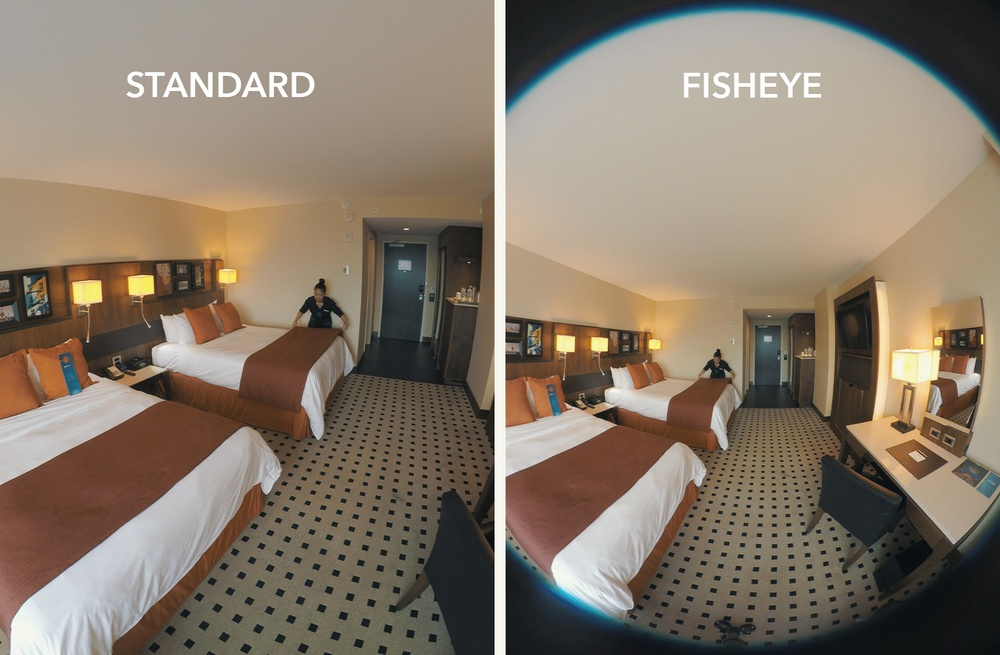
#> input picture Hector/imageTransform/fisheye_004.jpg, 1000 x 655 px, shrunk from 1650 x 1080 before the run, found by its file name
$ python tutorial.py
#> lines starting #> are read from the running program, lines starting #| are printed output that depends on the picture
import cv2
import numpy as np

assert float(cv2.__version__.rsplit('.', 1)[0]) >= 3, 'OpenCV version 3 or newer required.'

K = np.array([[  689.21,     0.  ,  1295.56],
              [    0.  ,   690.48,   942.17],
              [    0.  ,     0.  ,     1.  ]])

# zero distortion coefficients work well for this image
D = np.array([0., 0., 0., 0.])

# use Knew to scale the output
Knew = K.copy()
Knew[(0,1), (0,1)] = 0.4 * Knew[(0,1), (0,1)]


img = cv2.imread('fisheye_004.jpg')
#> img is the input picture: shape (655, 1000, 3); mean B, G, R 105.9, 121.4, 134.9
img_undistorted = cv2.fisheye.undistortImage(img, K, D=D, Knew=Knew)
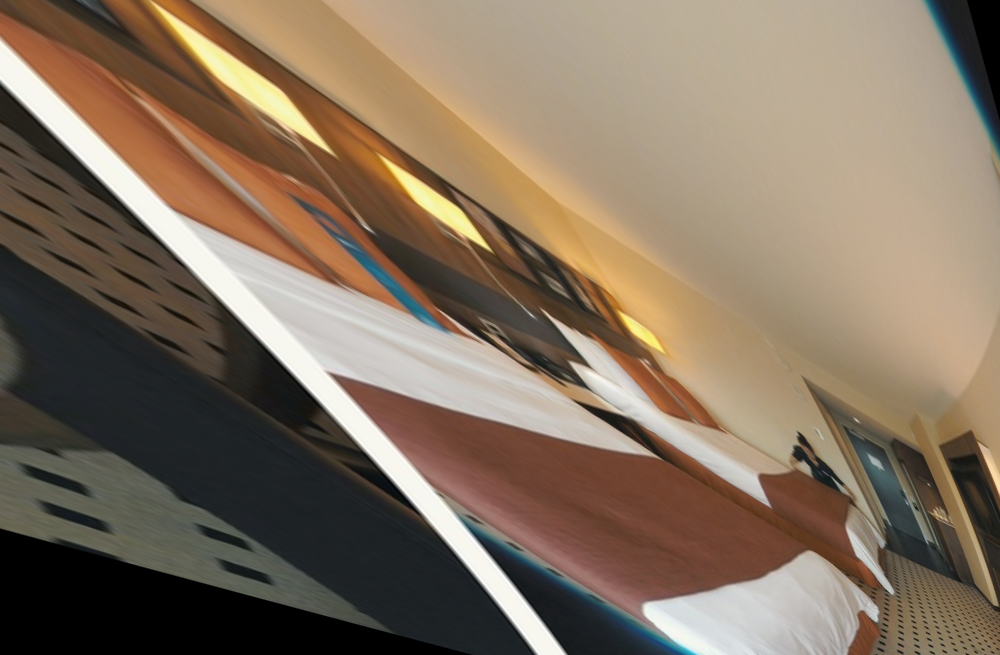
#> img_undistorted: shape (655, 1000, 3); mean B, G, R 95.4, 113.5, 130.7
cv2.imwrite('fisheye_sample_undistorted.jpg', img_undistorted)
cv2.imshow('undistorted', img_undistorted)
cv2.waitKey()
